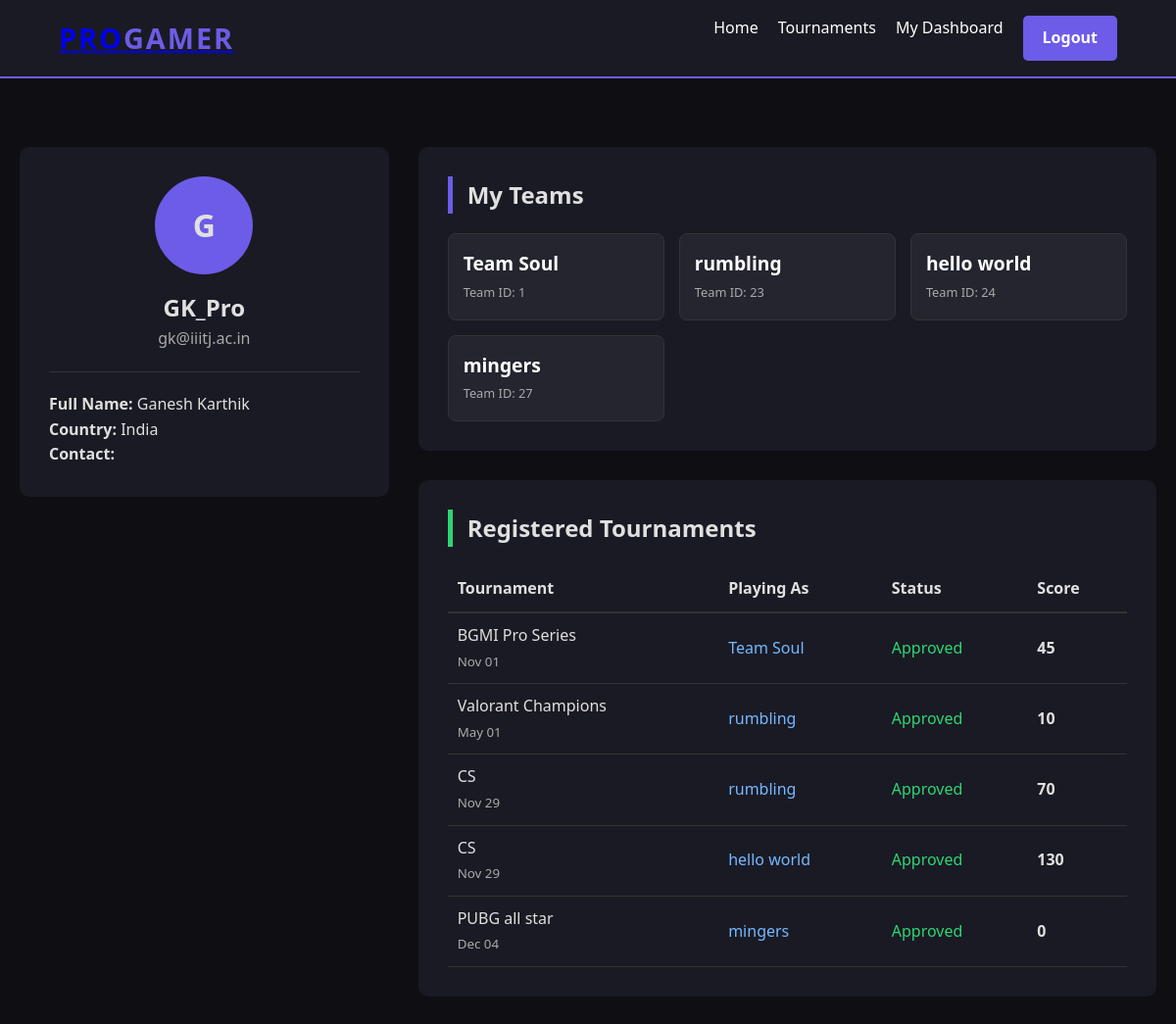
The app's page /dashboard.php (signed in), older data.
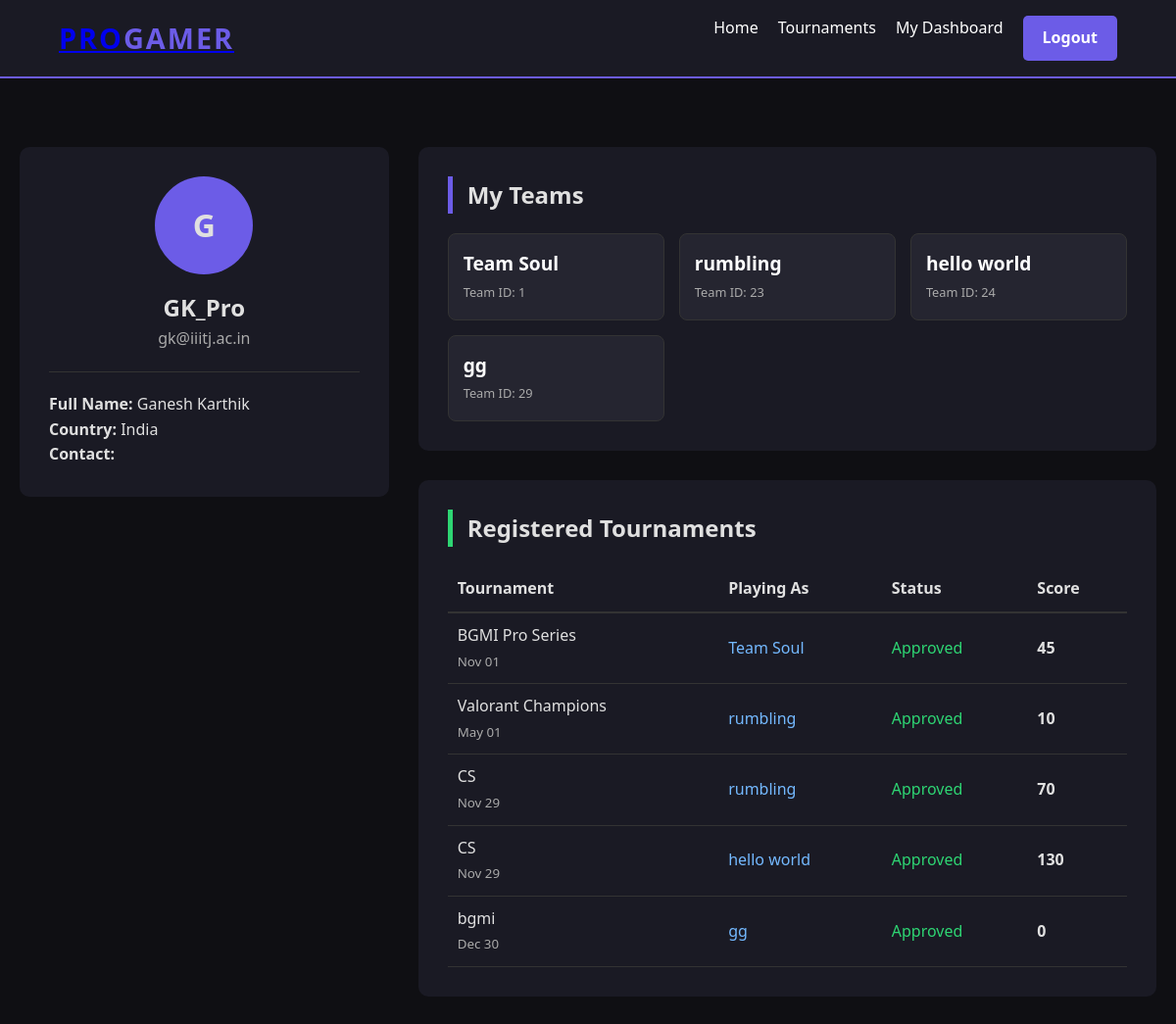
The same page, newer data.
### tables this page shows
CREATE TABLE `team` (
  `team_id` int(11) NOT NULL,
  `team_name` varchar(100) NOT NULL,
  `team_captain_id` int(11) DEFAULT NULL,
  `creation_date` date DEFAULT curdate()
);

CREATE TABLE `participates` (
  `tournament_id` int(11) NOT NULL,
  `team_id` int(11) NOT NULL,
  `registration_status` enum('Pending','Approved','Rejected') DEFAULT 'Pending',
  `score` int(11) DEFAULT 0
);

CREATE TABLE `tournament` (
  `tournament_id` int(11) NOT NULL,
  `tournament_name` varchar(150) NOT NULL,
  `game_id` int(11) DEFAULT NULL,
  `organizer_id` int(11) DEFAULT NULL,
  `start_date` datetime DEFAULT NULL,
  `end_date` datetime DEFAULT NULL,
  `prize_pool` decimal(10,2) DEFAULT NULL
);

### dashboard.php (the view, shortened to what the changed rows need)
<?php
include __DIR__ . '/includes/db_connect.php';
include __DIR__ . '/includes/header.php';
$player_id = $_SESSION['player_id'];
$sql_player = "SELECT * FROM Player WHERE player_id = $player_id";
$player = $conn->query($sql_player)->fetch_assoc();
$my_teams = [];
$team_ids = [];
$sql_team = "SELECT T.team_id, T.team_name
             FROM Team_Members TM
             JOIN Team T ON TM.team_id = T.team_id
             WHERE TM.player_id = $player_id";
$result_team = $conn->query($sql_team);
if ($result_team->num_rows > 0) {
    while($row = $result_team->fetch_assoc()) {
        $my_teams[] = $row;
        $team_ids[] = $row['team_id'];
    }
}
$my_tournaments = [];
if (!empty($team_ids)) {
    $ids_string = implode(',', $team_ids);
    $sql_tourney = "SELECT T.tournament_name, T.start_date, P.registration_status, P.score, Team.team_name
                    FROM Participates P
                    JOIN Tournament T ON P.tournament_id = T.tournament_id
                    JOIN Team ON P.team_id = Team.team_id
                    WHERE P.team_id IN ($ids_string)";
    $result_tourney = $conn->query($sql_tourney);
    if($result_tourney) {
        while($row = $result_tourney->fetch_assoc()) {
            $my_tournaments[] = $row;
        }
    }
}
?>
<div style="max-width: 1200px; margin: 50px auto; padding: 20px; display: grid; grid-template-columns: 1fr 2fr; gap: 30px;">
    <div style="background: #1a1a24; padding: 30px; border-radius: 10px; height: fit-content;">
        <div style="text-align: center; margin-bottom: 20px;">
            <h2><?php echo htmlspecialchars($player['gamer_tag']); ?></h2>
        </div>
    </div>
    <div>
        <div style="background: #1a1a24; padding: 30px; border-radius: 10px; margin-bottom: 30px;">
            <h2 style="border-left: 5px solid #6c5ce7; padding-left: 15px; margin-bottom: 20px;">My Teams</h2>
            <?php if (!empty($my_teams)): ?>
                <div style="display: grid; grid-template-columns: repeat(auto-fill, minmax(200px, 1fr)); gap: 15px;">
                    <?php foreach($my_teams as $team): ?>
                        <div style="background: #252530; padding: 15px; border-radius: 8px; border: 1px solid #333;">
                            <h3 style="margin: 0; font-size: 1.2rem; color: #fff;">
                                <?php echo htmlspecialchars($team['team_name']); ?>
                            </h3>
                            <span style="font-size: 0.8rem; color: #aaa;">Team ID: <?php echo $team['team_id']; ?></span>
                        </div>
                    <?php endforeach; ?>
                </div>
            <?php else: ?>
                <p style="color: #aaa;">You are not in any teams yet.</p>
            <?php endif; ?>
        </div>
        <div style="background: #1a1a24; padding: 30px; border-radius: 10px;">
            <h2 style="border-left: 5px solid #2ed573; padding-left: 15px; margin-bottom: 20px;">Registered Tournaments</h2>
            <?php if (!empty($my_tournaments)): ?>
                <table style="width: 100%; border-collapse: collapse;">
                    <thead>
                        <tr style="text-align: left; border-bottom: 2px solid #333;">
                            <th style="padding: 10px;">Tournament</th>
                            <th style="padding: 10px;">Playing As</th>
                            <th style="padding: 10px;">Status</th>
                            <th style="padding: 10px;">Score</th>
                        </tr>
                    </thead>
                    <tbody>
                        <?php foreach($my_tournaments as $t): ?>
                            <tr style="border-bottom: 1px solid #333;">
                                <td style="padding: 10px;">
                                    <?php echo htmlspecialchars($t['tournament_name']); ?>
                                    <br><small style="color: #aaa;"><?php echo date('M d', strtotime($t['start_date'])); ?></small>
                                </td>
                                <td style="padding: 10px; color: #74b9ff;">
                                    <?php echo htmlspecialchars($t['team_name']); ?>
                                </td>
                                <td style="padding: 10px;">
                                    <?php
                                    $color = match($t['registration_status']) {
                                        'Approved' => '#2ed573',
                                        'Rejected' => '#ff4757',
                                        default => '#ffa502'
                                    };
                                    echo "<span style='color: $color'>" . $t['registration_status'] . "</span>";
                                    ?>
                                </td>
                                <td style="padding: 10px; font-weight: bold;"><?php echo $t['score']; ?></td>
                            </tr>
                        <?php endforeach; ?>
                    </tbody>
                </table>
            <?php else: ?>
                <p style="color: #aaa;">Your teams haven't joined any tournaments yet.</p>
                <a href="tournaments.php" style="display: inline-block; margin-top: 15px; padding: 10px 20px; background: #2ed573; color: #1a1a24; text-decoration: none; border-radius: 5px; font-weight: bold;">Browse Tournaments</a>
            <?php endif; ?>
        </div>
    </div>
</div>
</body>
</html>

Row changes from the older to the newer data that the page shows:
no longer on this page (row unchanged): team: team_name "mingers", team_id "27"
removed participates: tournament.tournament_name "PUBG all star", tournament.start_date "Dec 04", team.team_name "mingers", registration_status "Approved", score "0"
added team: team_name "gg", team_id "29"
added participates: tournament.tournament_name "bgmi", tournament.start_date "Dec 30", team.team_name "gg", registration_status "Approved", score "0"
